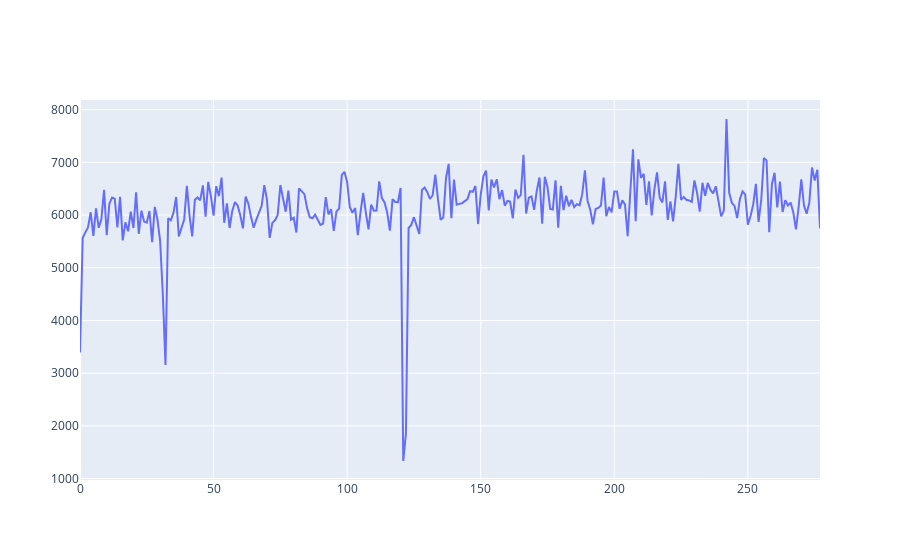

The notebook cell this image was saved under:
### Code cell
d1 = pd.read_csv("./bench/aws-april.csv")

fig = go.Figure([
    go.Scatter(y=d1['tx'], name="tx / s"),
])
fig.show()

### Figure 1 — Plotly figure (JSON) as saved in the notebook; plotly's stock layout.template omitted (floating-point values rounded to 4 significant figures; data arrays with more than 128 entries replaced by an {"elided": "..."} marker saying what was removed)
{"data": [{"name": "tx / s", "type": "scatter", "y": {"elided": "278 int values"}}], "layout": {"autosize": true, "xaxis": {"autorange": true, "range": [0, 277]}, "yaxis": {"autorange": true, "range": [972.5, 8182.0], "type": "linear"}}}
